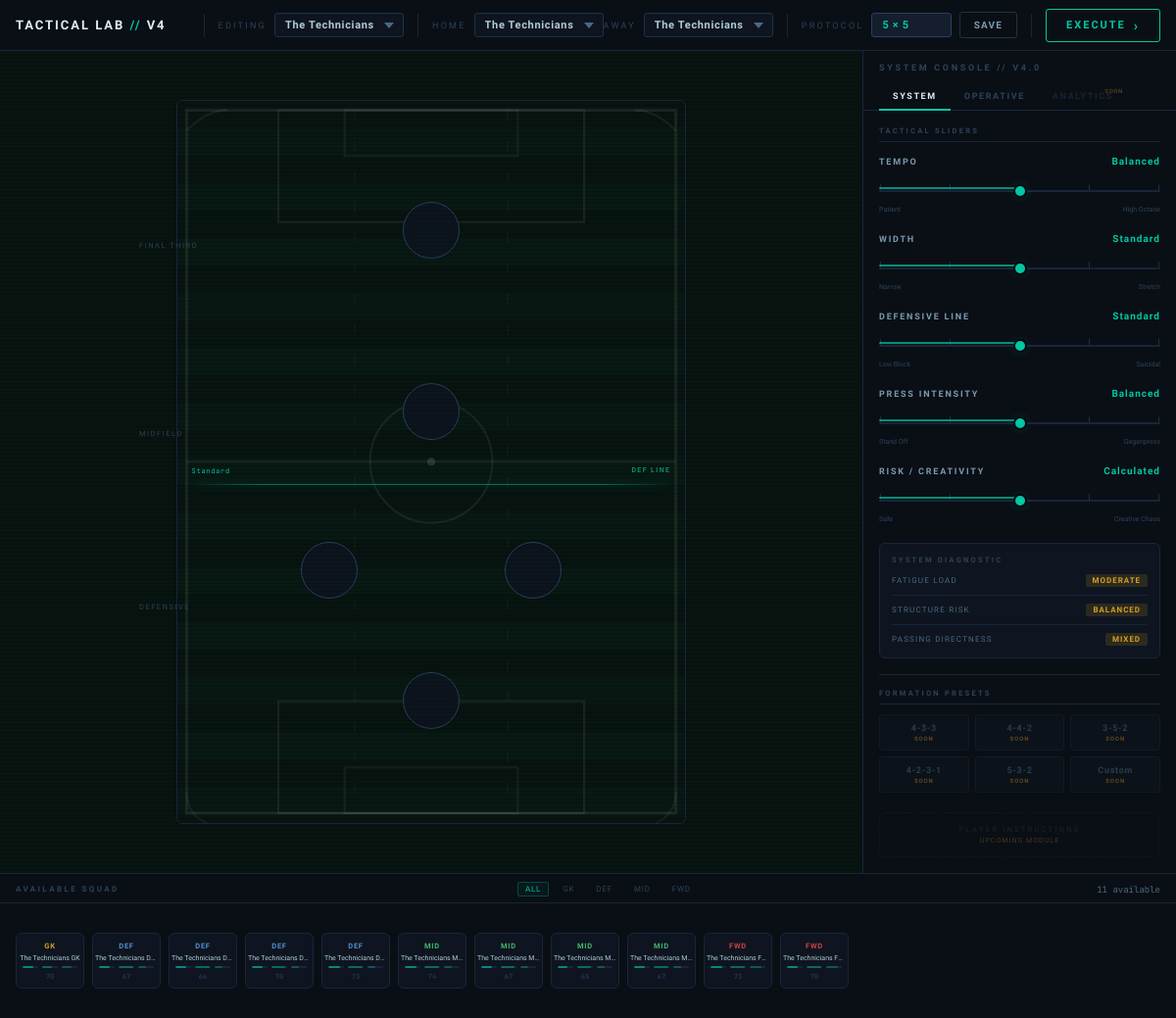
/, run on an earlier commit of the app's database.
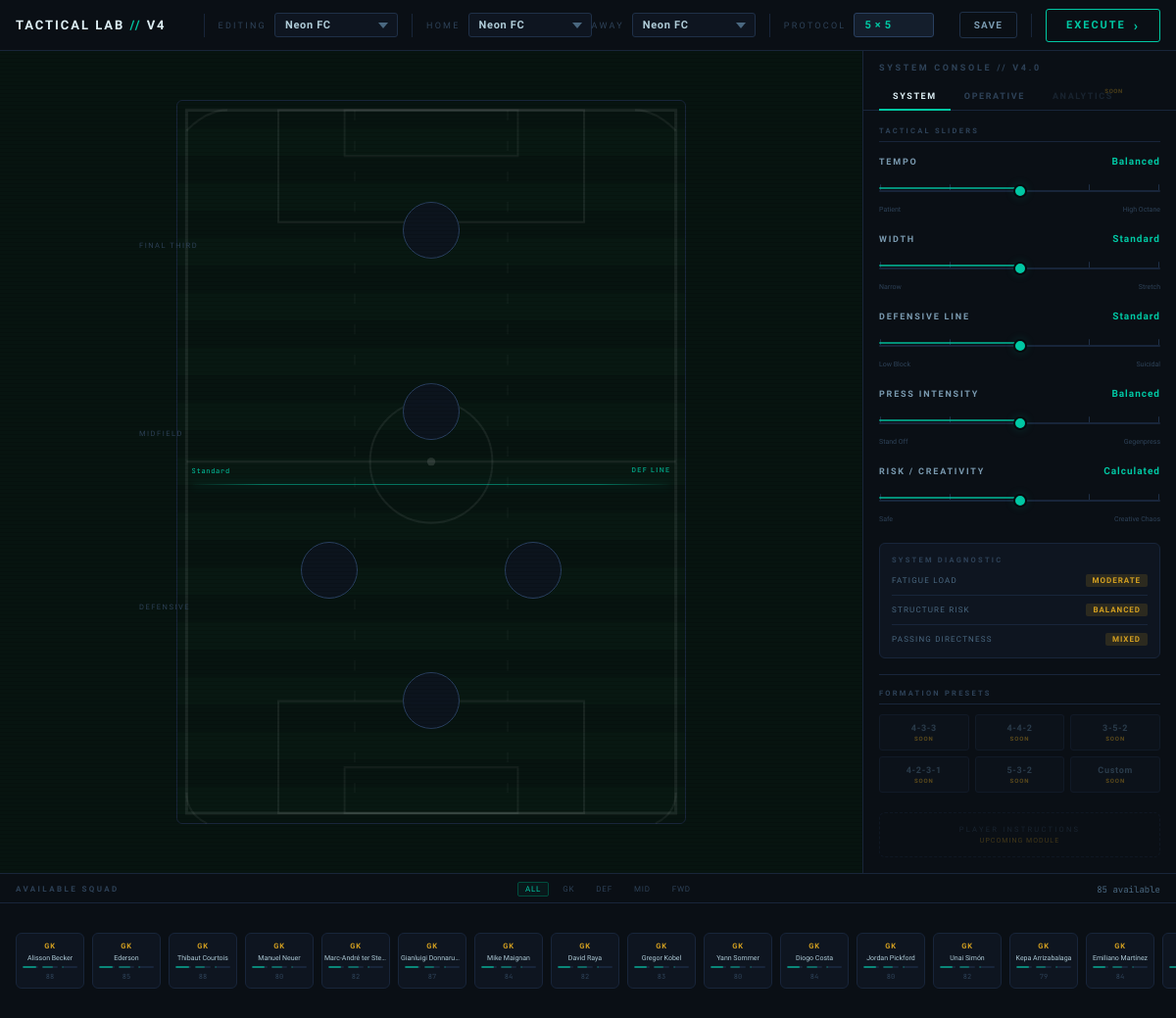
And on a later commit of the database.
### engine/models.py (models this page shows, shortened)
class Player(models.Model):
    team = models.ForeignKey(Team, on_delete=models.CASCADE)
    name = models.CharField(max_length=100)
    role = models.CharField(max_length=10) # GK, DEF, MID, FWD
    preferred_zone = models.CharField(max_length=50, null=True, blank=True, default="Center")
    stamina = models.IntegerField(default=70)
    speed = models.IntegerField(default=60)
    shooting = models.IntegerField(default=50)
    passing = models.IntegerField(default=50)
    defense = models.IntegerField(default=50)
    vision = models.IntegerField(default=50)
    finishing = models.IntegerField(default=50)
    composure = models.IntegerField(default=50)
    def_awareness = models.IntegerField(default=50)
    short_passing = models.IntegerField(default=50)
    interceptions = models.IntegerField(default=50)
    is_starting = models.BooleanField(default=False)
    tactical_instruction = models.CharField(max_length=50, default="Standard", blank=True)
    set_piece_role = models.CharField(max_length=10, default="", blank=True)
    slot_5v5 = models.CharField(max_length=20, blank=True, null=True)
    slot_11v11 = models.CharField(max_length=20, blank=True, null=True)

### engine/views.py (the view, shortened to what this page needs)
# urls.py: path('', views.tactical_lab, name='tactical_lab'),
def tactical_lab(request):
    teams = Team.objects.all()
    if 'team_tactics' not in request.session:
        request.session['team_tactics'] = {}
    submitted_team_id = request.session.get('last_active_team_id')
    active_team_id = request.POST.get('edit_team_id') or submitted_team_id
    if not active_team_id and teams.exists():
        active_team_id = teams.first().id
    try: active_team_id = int(active_team_id)
    except: active_team_id = None
    request.session['last_active_team_id'] = active_team_id
    current_players = Player.objects.filter(team_id=active_team_id) if active_team_id else []
    current_tactics = request.session.get('team_tactics', {}).get(str(active_team_id), {
        'tempo': 3, 'width': 3, 'depth': 3, 'press': 3, 'risk': 3
    })
    context = {
        'teams': teams,
        'players': current_players,
        'active_edit_team_id': active_team_id,
        'current_tactics': current_tactics,
    }
    return render(request, 'engine/lab.html', context)

### engine/templates/engine/lab.html (shortened to what the changed rows need)
{% load static %}
<!DOCTYPE html>
<html lang="en">
<head>
</head>
<body>
    <div id="lab-root">
        <header class="lab-header">
            <form method="POST" id="main-form" style="display:contents">
                <div class="header-group">
                    <span class="header-label">Editing</span>
                    <select name="edit_team_id" class="ctrl-select" id="sel-editing" onchange="this.form.submit()">
                        {% for team in teams %}
                        <option value="{{ team.id }}" {% if team.id == active_edit_team_id %}selected{% endif %}>
                            {{ team.name }}
                        </option>
                        {% endfor %}
                    </select>
                </div>
                <div class="header-group">
                    <span class="header-label">Home</span>
                    <select name="home_team_id" class="ctrl-select" id="sel-home">
                        {% for team in teams %}
                        <option value="{{ team.id }}">{{ team.name }}</option>
                        {% endfor %}
                    </select>
                </div>
                <div class="header-group">
                    <span class="header-label">Away</span>
                    <select name="away_team_id" class="ctrl-select" id="sel-away">
                        {% for team in teams %}
                        <option value="{{ team.id }}">{{ team.name }}</option>
                        {% endfor %}
                    </select>
                </div>
            </form>
        </header>
        <main class="lab-workspace">
            <section class="pitch-section" id="pitch-section">
                <div class="pitch-container" id="pitch-container">
                    <div class="pitch-field"></div>
                    <span class="zone-label" style="top: 20%;">FINAL THIRD</span>
                    <span class="zone-label" style="top: 46%;">MIDFIELD</span>
                    <span class="zone-label" style="top: 70%;">DEFENSIVE</span>
                    <div class="slot" id="slot-fwd-1" data-role="FWD" data-slot-id="slot_fwd_1"
                        style="left:50%; top:18%;" ondragover="event.preventDefault(); this.classList.add('drag-over')"
                        ondragleave="this.classList.remove('drag-over')" ondrop="dropPlayer(event, this)">
                    </div>
                    <div class="slot" id="slot-mid-1" data-role="MID" data-slot-id="slot_mid_1"
                        style="left:50%; top:43%;" ondragover="event.preventDefault(); this.classList.add('drag-over')"
                        ondragleave="this.classList.remove('drag-over')" ondrop="dropPlayer(event, this)">
                    </div>
                    <div class="slot" id="slot-def-1" data-role="DEF" data-slot-id="slot_def_1"
                        style="left:30%; top:65%;" ondragover="event.preventDefault(); this.classList.add('drag-over')"
                        ondragleave="this.classList.remove('drag-over')" ondrop="dropPlayer(event, this)">
                    </div>
                    <div class="slot" id="slot-def-2" data-role="DEF" data-slot-id="slot_def_2"
                        style="left:70%; top:65%;" ondragover="event.preventDefault(); this.classList.add('drag-over')"
                        ondragleave="this.classList.remove('drag-over')" ondrop="dropPlayer(event, this)">
                    </div>
                    <div class="slot" id="slot-gk-1" data-role="GK" data-slot-id="slot_gk_1" style="left:50%; top:83%;"
                        ondragover="event.preventDefault(); this.classList.add('drag-over')"
                        ondragleave="this.classList.remove('drag-over')" ondrop="dropPlayer(event, this)">
                    </div>
                    <div id="defensive-line">
                        <div class="def-line-pulse"></div>
                        <div class="def-line-track"></div>
                        <div class="def-line-label">DEF LINE</div>
                        <div class="def-line-depth-val" id="def-line-depth-text">STANDARD</div>
                    </div>
                </div>
            </section>
        </main>
        <footer class="bench-area">
            <div class="bench-header">
                <span class="bench-title">Available Squad</span>
                <div class="bench-filters">
                    <span class="bench-filter active" data-filter="all" onclick="filterBench('all', this)">ALL</span>
                    <span class="bench-filter" data-filter="GK" onclick="filterBench('GK',  this)">GK</span>
                    <span class="bench-filter" data-filter="DEF" onclick="filterBench('DEF', this)">DEF</span>
                    <span class="bench-filter" data-filter="MID" onclick="filterBench('MID', this)">MID</span>
                    <span class="bench-filter" data-filter="FWD" onclick="filterBench('FWD', this)">FWD</span>
                </div>
                <span class="bench-count" id="bench-count">—</span>
            </div>
            <div class="bench-scroll" id="bench-scroll" ondragover="event.preventDefault()"
                ondrop="returnToBench(event)">
                {% for player in players %}
                <div class="bench-card" draggable="true" id="player-{{ player.id }}" data-player-id="{{ player.id }}"
                    data-player-name="{{ player.name }}" data-player-role="{{ player.role }}"
                    data-stamina="{{ player.stamina }}" ondragstart="startDrag(event, this)"
                    ondragend="endDrag(event, this)">
                    <div class="bench-card-role role-{{ player.role|lower }}">{{ player.role }}</div>
                    <div class="bench-card-name">{{ player.name }}</div>
                    <div class="bench-card-stats">
                        <div class="stat-pip">
                            <div class="stat-pip-fill" style="width:{{ player.stamina }}%"></div>
                        </div>
                        <div class="stat-pip">
                            <div class="stat-pip-fill" style="width:{{ player.vision|default:60 }}%;opacity:0.4"></div>
                        </div>
                        <div class="stat-pip">
                            <div class="stat-pip-fill" style="width:{{ player.finishing|default:60 }}%;opacity:0.3">
                            </div>
                        </div>
                    </div>
                    <div class="bench-card-sta">{{ player.stamina }}</div>
                </div>
                {% endfor %}
            </div>
        </footer>
    </div>
</body>
</html>

What changed in the data, as far as the page shows it:
removed Player: role "GK", name "The Technicians GK", vision 60 (drawn), finishing 60 (drawn), stamina "70"
removed Player: role "DEF", name "The Technicians D…", vision 95 (drawn), finishing 50 (drawn), stamina "67"
removed Player: role "DEF", name "The Technicians D…", vision 91 (drawn), finishing 50 (drawn), stamina "66"
removed Player: role "DEF", name "The Technicians D…", vision 88 (drawn), finishing 50 (drawn), stamina "70"
removed Player: role "DEF", name "The Technicians D…", vision 95 (drawn), finishing 50 (drawn), stamina "73"
removed Player: role "MID", name "The Technicians M…", vision 93 (drawn), finishing 50 (drawn), stamina "74"
removed Player: role "MID", name "The Technicians M…", vision 89 (drawn), finishing 50 (drawn), stamina "67"
removed Player: role "MID", name "The Technicians M…", vision 90 (drawn), finishing 50 (drawn), stamina "65"
removed Player: role "MID", name "The Technicians M…", vision 95 (drawn), finishing 50 (drawn), stamina "67"
removed Player: role "FWD", name "The Technicians F…", vision 94 (drawn), finishing 75 (drawn), stamina "73"
removed Player: role "FWD", name "The Technicians F…", vision 94 (drawn), finishing 75 (drawn), stamina "70"
added Player: role "GK", name "Alisson Becker", vision 68 (drawn), stamina "88"
added Player: role "GK", name "Ederson", vision 72 (drawn), stamina "85"
added Player: role "GK", name "Thibaut Courtois", vision 65 (drawn), stamina "88"
added Player: role "GK", name "Manuel Neuer", vision 70 (drawn), stamina "80"
added Player: role "GK", name "Marc-André ter Ste…", vision 68 (drawn), stamina "82"
added Player: role "GK", name "Gianluigi Donnaru…", vision 62 (drawn), stamina "87"
added Player: role "GK", name "Mike Maignan", vision 66 (drawn), stamina "84"
added Player: role "GK", name "David Raya", vision 64 (drawn), stamina "82"
added Player: role "GK", name "Gregor Kobel", vision 62 (drawn), stamina "83"
added Player: role "GK", name "Yann Sommer", vision 65 (drawn), stamina "80"
added Player: role "GK", name "Diogo Costa", vision 68 (drawn), stamina "84"
added Player: role "GK", name "Jordan Pickford", vision 60 (drawn), stamina "80"
added Player: role "GK", name "Unai Simón", vision 64 (drawn), stamina "82"
added Player: role "GK", name "Kepa Arrizabalaga", vision 62 (drawn), stamina "79"
added Player: role "GK", name "Emiliano Martínez", vision 64 (drawn), stamina "84"
added Player: stamina 82 (drawn)
Also different on the page:
form field edit_team_id: "The Technicians" → "Neon FC"
form field home_team_id: "The Technicians" → "Neon FC"
form field away_team_id: "The Technicians" → "Neon FC"
text written by a page script: "11 available" → "85 available"
